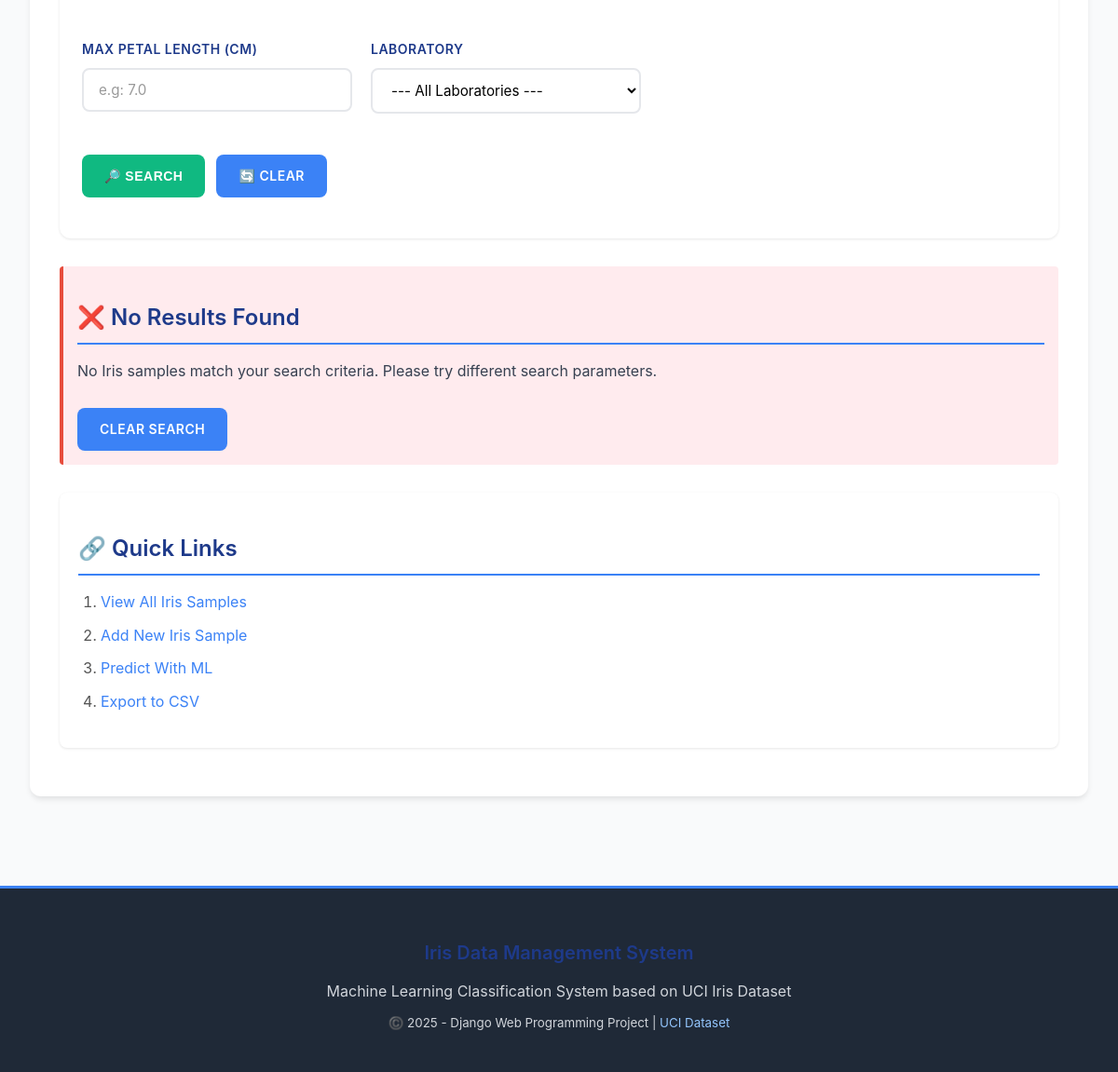
/search/?species=virginica (signed in, lower part), run on an earlier commit of the app's database.
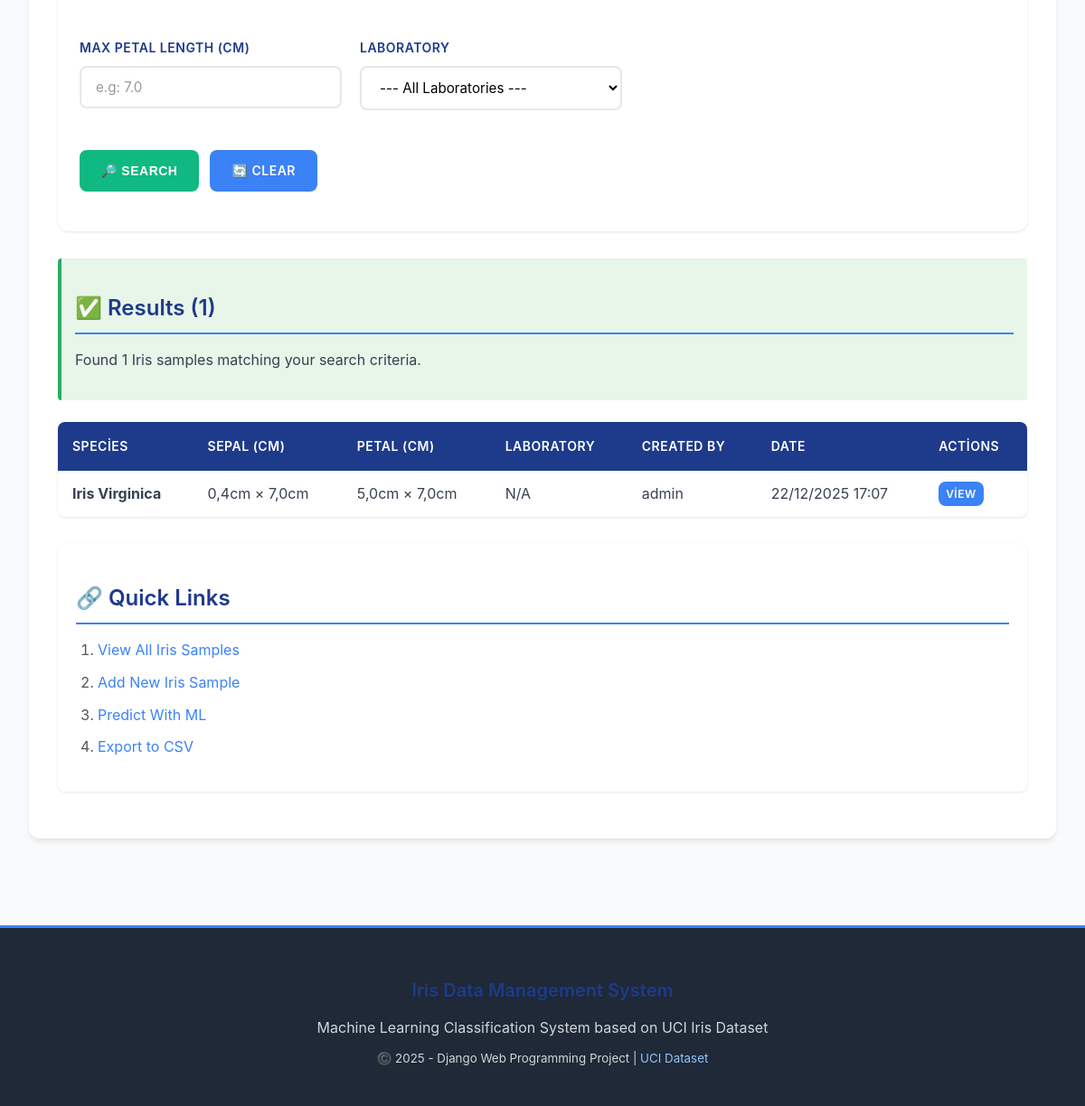
And on a later commit of the database.
### iris_app/models.py (models this page shows, shortened)
class IrisPlant(models.Model):
    SPECIES_CHOICES = [
        ('setosa', 'Iris Setosa'),
        ('versicolor', 'Iris Versicolor'),
        ('virginica', 'Iris Virginica'),
    ]
    sepal_length = models.FloatField(
        verbose_name="Sepal Uzunluğu (cm)",
        validators=[MinValueValidator(0.0)],
        help_text="Sepal yapraklarının uzunluğu (santimetre cinsinden)"
    )
    sepal_width = models.FloatField(
        verbose_name="Sepal Genişliği (cm)",
        validators=[MinValueValidator(0.0)],
        help_text="Sepal yapraklarının genişliği (santimetre cinsinden)"
    )
    petal_length = models.FloatField(
        verbose_name="Petal Uzunluğu (cm)",
        validators=[MinValueValidator(0.0)],
        help_text="Petal yapraklarının uzunluğu (santimetre cinsinden)"
    )
    petal_width = models.FloatField(
        verbose_name="Petal Genişliği (cm)",
        validators=[MinValueValidator(0.0)],
        help_text="Petal yapraklarının genişliği (santimetre cinsinden)"
    )
    species = models.CharField(
        max_length=50,
        choices=SPECIES_CHOICES,
        verbose_name="Tür",
        help_text="Iris bitki türü (setosa, versicolor veya virginica)"
    )
    lab = models.ForeignKey(
        Laboratory,
        on_delete=models.SET_NULL,
        null=True,
        blank=True,
        verbose_name="Laboratuvar",
        related_name='iris_plants',
        help_text="Bu örneğin kaynağı olan laboratuvar"
    )
    created_by = models.ForeignKey(
        User,
        on_delete=models.CASCADE,
        verbose_name="Oluşturan Kullanıcı",
        related_name='iris_plants',
        help_text="Bu kaydı oluşturan kullanıcı"
    )
    created_at = models.DateTimeField(
        auto_now_add=True,
        verbose_name="Oluşturulma Tarihi"
    )
    updated_at = models.DateTimeField(
        auto_now=True,
        verbose_name="Güncellenme Tarihi"
    )
    class Meta:
        ordering = ['-created_at']
        verbose_name = 'Iris Örneği'
        verbose_name_plural = 'Iris Örnekleri'
        indexes = [
            models.Index(fields=['species']),
            models.Index(fields=['created_at']),
            models.Index(fields=['created_by']),
        ]

### iris_app/views.py (the view)
# urls.py: path('search/', views.iris_search, name='iris_search'),
@login_required(login_url='login')
def iris_search(request):
    form = IrisSearchForm(request.GET or None)
    results = IrisPlant.objects.all().select_related('lab', 'created_by')
    search_performed = False
    if request.method == 'GET' and request.GET:
        form = IrisSearchForm(request.GET)
        if form.is_valid():
            search_performed = True
            species = form.cleaned_data.get('species')
            if species:
                results = results.filter(species=species)
            min_sepal_length = form.cleaned_data.get('min_sepal_length')
            if min_sepal_length is not None:
                results = results.filter(sepal_length__gte=min_sepal_length)
            max_sepal_length = form.cleaned_data.get('max_sepal_length')
            if max_sepal_length is not None:
                results = results.filter(sepal_length__lte=max_sepal_length)
            min_petal_length = form.cleaned_data.get('min_petal_length')
            if min_petal_length is not None:
                results = results.filter(petal_length__gte=min_petal_length)
            max_petal_length = form.cleaned_data.get('max_petal_length')
            if max_petal_length is not None:
                results = results.filter(petal_length__lte=max_petal_length)
            lab = form.cleaned_data.get('lab')
            if lab:
                results = results.filter(lab=lab)
    else:
        form = IrisSearchForm()
    context = {
        'form': form,
        'results': results,
        'result_count': results.count(),
        'search_performed': search_performed,
    }
    return render(request, 'iris_app/search.html', context)

### iris_app/templates/iris_app/search.html (shortened to what this page needs)
{% extends 'iris_app/base.html' %}
{% load static %}
{% block content %}
<div class="card">
    <div class="card-body">
        <form method="GET" novalidate>
            <div style="display: grid; grid-template-columns: repeat(auto-fit, minmax(280px, 1fr)); gap: 20px;">
                <div class="form-group">
                    <label for="id_max_petal_length">Max Petal Length (cm)</label>
                    <input type="number" id="id_max_petal_length" name="max_petal_length" step="0.1" min="0" class="form-input" placeholder="e.g: 7.0" value="{{ request.GET.max_petal_length }}">
                </div>
                <div class="form-group">
                    <label for="id_lab">Laboratory</label>
                    <select id="id_lab" name="lab" class="form-input">
                        <option value="">--- All Laboratories ---</option>
                    </select>
                </div>
            </div>
            <div class="btn-group" style="margin-top: 20px;">
                <button type="submit" class="btn btn-success">🔎 Search</button>
                <a href="{% url 'iris_search' %}" class="btn">🔄 Clear</a>
            </div>
        </form>
    </div>
</div>
{% if search_performed %}
    <div style="margin-top: 30px;">
        {% if results %}
            <div class="div-success">
                <h2>✅ Results ({{ result_count }})</h2>
                <p>Found {{ result_count }} Iris samples matching your search criteria.</p>
            </div>
            <table>
                <thead>
                    <tr>
                        <th>Species</th>
                        <th>Sepal (cm)</th>
                        <th>Petal (cm)</th>
                        <th>Laboratory</th>
                        <th>Created By</th>
                        <th>Date</th>
                        <th>Actions</th>
                    </tr>
                </thead>
                <tbody>
                    {% for sample in results %}
                    <tr>
                        <td><strong>{{ sample.get_species_display }}</strong></td>
                        <td>{{ sample.sepal_length }}cm × {{ sample.sepal_width }}cm</td>
                        <td>{{ sample.petal_length }}cm × {{ sample.petal_width }}cm</td>
                        <td>{{ sample.lab.name|default:"N/A" }}</td>
                        <td>{{ sample.created_by.username }}</td>
                        <td>{{ sample.created_at|date:"d/m/Y H:i" }}</td>
                        <td>
                            <a href="{% url 'iris_detail' sample.pk %}" class="btn" style="padding: 4px 8px; font-size: 12px;">View</a>
                        </td>
                    </tr>
                    {% endfor %}
                </tbody>
            </table>
        {% else %}
            <div class="div-danger">
                <h2>❌ No Results Found</h2>
                <p>No Iris samples match your search criteria. Please try different search parameters.</p>
                <a href="{% url 'iris_search' %}" class="btn" style="margin-top: 10px;">Clear Search</a>
            </div>
        {% endif %}
    </div>
{% endif %}
<div class="div-section" style="margin-top: 30px;">
    <h2>🔗 Quick Links</h2>
    <ol>
        <li><a href="{% url 'iris_list' %}">View All Iris Samples</a></li>
        <li><a href="{% url 'iris_create' %}">Add New Iris Sample</a></li>
        <li><a href="{% url 'iris_predict' %}">Predict With ML</a></li>
        <li><a href="{% url 'export_csv' %}">Export to CSV</a></li>
    </ol>
</div>
{% endblock %}

### iris_app/templates/iris_app/base.html (shortened to what this page needs)
{% load static %}
<!DOCTYPE html>
<html lang="tr">
<head>
    <link rel="stylesheet" href="{% static 'css/style.css' %}">
</head>
<body>
<div class="main-content">
    <div class="container">
        <div class="main-container">
            {% block content %}{% endblock %}
        </div>
    </div>
</div>
<footer>
    <h3>Iris Data Management System</h3>
    <p>Machine Learning Classification System based on UCI Iris Dataset</p>
    <p><small>©️ 2025 - Django Web Programming Project | <a href="https://archive.ics.uci.edu/ml/datasets/iris" target="_blank">UCI Dataset</a></small></p>
</footer>
</body>
</html>

### iris_app/static/css/style.css (style rules this page uses)
* { margin: 0; padding: 0; box-sizing: border-box; }
:root { --primary-color: #2c3e50; --secondary-color: #3498db; --success-color: #27ae60; --danger-color: #e74c3c; --warning-color: #f39c12; --info-color: #16a085; --light-bg: #ecf0f1; --dark-text: #2c3e50; --border-color: #bdc3c7; --shadow: 0 2px 8px rgba(0, 0, 0, 0.1); --shadow-lg: 0 4px 16px rgba(0, 0, 0, 0.15); }
html { scroll-behavior: smooth; }
body { font-family: 'Segoe UI', Tahoma, Geneva, Verdana, sans-serif; background-color: #f8f9fa; color: var(--dark-text); line-height: 1.6; margin: 0; padding: 0; }
.container { max-width: 1200px; margin: 30px auto; padding: 0 20px; }
.main-container { background: white; border-radius: 8px; padding: 30px; box-shadow: var(--shadow); min-height: 60vh; }
h1, h2, h3, h4, h5, h6 { color: var(--primary-color); margin-top: 20px; margin-bottom: 15px; font-weight: 600; line-height: 1.4; }
h2 { font-size: 24px; border-bottom: 3px solid var(--secondary-color); padding-bottom: 10px; }
h3 { font-size: 20px; }
p { margin-bottom: 15px; color: #555; }
ul, ol { margin-left: 25px; margin-bottom: 15px; }
ul li, ol li { margin-bottom: 10px; color: #555; }
form { max-width: 600px; margin: 20px 0; }
.form-group { margin-bottom: 20px; display: flex; flex-direction: column; }
label { font-weight: 600; color: var(--primary-color); margin-bottom: 8px; font-size: 14px; }
.form-input, .form-select, .form-textarea, .form-file { padding: 12px; border: 2px solid var(--border-color); border-radius: 6px; font-size: 14px; font-family: inherit; transition: all 0.3s ease; background-color: white; }
.form-input::placeholder, .form-textarea::placeholder { color: #999; }
button, .btn, input[type="submit"], input[type="reset"] { padding: 12px 24px; background-color: var(--secondary-color); color: white; border: none; border-radius: 6px; font-size: 14px; font-weight: 600; cursor: pointer; transition: all 0.3s ease; display: inline-block; text-decoration: none; }
.btn-success { background-color: var(--success-color); }
.btn-group { display: flex; gap: 10px; margin-top: 20px; flex-wrap: wrap; }
table { width: 100%; border-collapse: collapse; margin: 20px 0; background-color: white; border-radius: 8px; overflow: hidden; box-shadow: var(--shadow); }
thead { background-color: var(--primary-color); color: white; }
th { padding: 15px; text-align: left; font-weight: 600; border: none; }
td { padding: 12px 15px; border-bottom: 1px solid var(--light-bg); }
tbody tr:last-child td { border-bottom: none; }
.card { background: white; border-radius: 8px; padding: 20px; margin-bottom: 20px; box-shadow: var(--shadow); transition: all 0.3s ease; }
.card-body { padding: 0; }
.div-section { padding: 20px; background: white; border-radius: 8px; margin-bottom: 20px; box-shadow: var(--shadow); }
.div-success { background-color: #e8f5e9; border-left: 4px solid var(--success-color); padding: 15px; border-radius: 4px; margin: 15px 0; }
a { color: var(--secondary-color); text-decoration: none; transition: all 0.3s ease; }
footer { background-color: var(--primary-color); color: white; text-align: center; padding: 20px; margin-top: 50px; border-top: 3px solid var(--secondary-color); }
footer p { margin: 10px 0; color: white; }

What changed in the data, as far as the page shows it:
added IrisPlant: species "Iris Virginica", sepal_length "0,4", sepal_width "7,0", petal_length "5,0", petal_width "7,0", lab.name "N/A", created_by.username "admin", created_at "22/12/2025 17:07"
Also different on the page:
{{ result_count }}: (not shown) → "1"
text no longer shown: "❌ No Results Found No Iris samples match your search criteria. Please try different search parameters. CLEAR SEARCH"
text now shown: "✅ Results ( ) Found Iris samples matching your search criteria. SPECIES SEPAL (CM) PETAL (CM) LABORATORY CREATED BY DATE ACTIONS"
